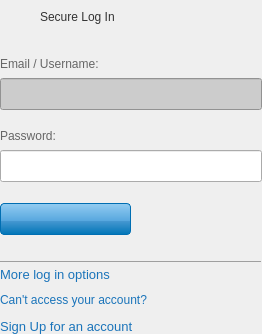
     <widget class="QWidget" name="loginPage">
      <property name="minimumSize">
       <size>
        <width>262</width>
        <height>0</height>
       </size>
      </property>
      <property name="maximumSize">
       <size>
        <width>262</width>
        <height>16777215</height>
       </size>
      </property>
      <layout class="QVBoxLayout" name="verticalLayout_2">
       <property name="spacing">
        <number>0</number>
       </property>
       <property name="margin">
        <number>0</number>
       </property>
       <item>
        <widget class="QWidget" name="loginWidget" native="true">
         <property name="sizePolicy">
          <sizepolicy hsizetype="Preferred" vsizetype="Fixed">
           <horstretch>0</horstretch>
           <verstretch>2</verstretch>
          </sizepolicy>
         </property>
         <property name="minimumSize">
          <size>
           <width>262</width>
           <height>266</height>
          </size>
         </property>
         <property name="maximumSize">
          <size>
           <width>262</width>
           <height>266</height>
          </size>
         </property>
         <layout class="QVBoxLayout" name="verticalLayout_7">
          <property name="spacing">
           <number>0</number>
          </property>
          <property name="margin">
           <number>0</number>
          </property>
          <item>
           <widget class="QWidget" name="horizontalWidget" native="true">
            <property name="minimumSize">
             <size>
              <width>0</width>
              <height>32</height>
             </size>
            </property>
            <property name="maximumSize">
             <size>
              <width>16777215</width>
              <height>32</height>
             </size>
            </property>
            <layout class="QHBoxLayout" name="horizontalLayout">
             <property name="spacing">
              <number>0</number>
             </property>
             <property name="margin">
              <number>0</number>
             </property>
             <item>
              <widget class="QLabel" name="label_8">
               <property name="minimumSize">
                <size>
                 <width>32</width>
                 <height>32</height>
                </size>
               </property>
               <property name="maximumSize">
                <size>
                 <width>32</width>
                 <height>32</height>
                </size>
               </property>
               <property name="text">
                <string/>
               </property>
               <property name="pixmap">
                <pixmap resource="resources.qrc">:/res/32x32_box-logo.png</pixmap>
               </property>
              </widget>
             </item>
             <item>
              <spacer name="horizontalSpacer_4">
               <property name="orientation">
                <enum>Qt::Horizontal</enum>
               </property>
               <property name="sizeType">
                <enum>QSizePolicy::Fixed</enum>
               </property>
               <property name="sizeHint" stdset="0">
                <size>
                 <width>8</width>
                 <height>8</height>
                </size>
               </property>
              </spacer>
             </item>
             <item>
              <widget class="QLabel" name="label">
               <property name="styleSheet">
                <string notr="true">font: bold 15pt &quot;Arial&quot;;
color: #333333</string>
               </property>
               <property name="text">
                <string>Secure Log In</string>
               </property>
               <property name="alignment">
                <set>Qt::AlignLeading|Qt::AlignLeft|Qt::AlignVCenter</set>
               </property>
              </widget>
             </item>
            </layout>
           </widget>
          </item>
          <item>
           <spacer name="verticalSpacer">
            <property name="orientation">
             <enum>Qt::Vertical</enum>
            </property>
            <property name="sizeType">
             <enum>QSizePolicy::Fixed</enum>
            </property>
            <property name="sizeHint" stdset="0">
             <size>
              <width>25</width>
              <height>25</height>
             </size>
            </property>
           </spacer>
          </item>
          <item>
           <widget class="QLabel" name="labelUserName">
            <property name="sizePolicy">
             <sizepolicy hsizetype="Expanding" vsizetype="Preferred">
              <horstretch>0</horstretch>
              <verstretch>0</verstretch>
             </sizepolicy>
            </property>
            <property name="minimumSize">
             <size>
              <width>0</width>
              <height>10</height>
             </size>
            </property>
            <property name="maximumSize">
             <size>
              <width>16777215</width>
              <height>10</height>
             </size>
            </property>
            <property name="styleSheet">
             <string notr="true">font: bold 10pt &quot;Arial&quot;;
color: #666</string>
            </property>
            <property name="text">
             <string>Email / Username:</string>
            </property>
           </widget>
          </item>
          <item>
           <spacer name="verticalSpacer_3">
            <property name="orientation">
             <enum>Qt::Vertical</enum>
            </property>
            <property name="sizeType">
             <enum>QSizePolicy::Fixed</enum>
            </property>
            <property name="sizeHint" stdset="0">
             <size>
              <width>8</width>
              <height>8</height>
             </size>
            </property>
           </spacer>
          </item>
          <item>
           <widget class="TextInputWidget" name="userNameLineEdit">
            <property name="minimumSize">
             <size>
              <width>0</width>
              <height>32</height>
             </size>
            </property>
            <property name="maximumSize">
             <size>
              <width>16777215</width>
              <height>32</height>
             </size>
            </property>
            <property name="styleSheet">
             <string notr="true">* { 
font: bold 10pt &quot;Arial&quot;;
background-color: #CCCCCC;
color: #666
}</string>
            </property>
           </widget>
          </item>
          <item>
           <spacer name="verticalSpacer_4">
            <property name="orientation">
             <enum>Qt::Vertical</enum>
            </property>
            <property name="sizeType">
             <enum>QSizePolicy::Fixed</enum>
            </property>
            <property name="sizeHint" stdset="0">
             <size>
              <width>20</width>
              <height>20</height>
             </size>
            </property>
           </spacer>
          </item>
          <item>
           <widget class="QLabel" name="labelPassword">
            <property name="sizePolicy">
             <sizepolicy hsizetype="Expanding" vsizetype="Preferred">
              <horstretch>0</horstretch>
              <verstretch>0</verstretch>
             </sizepolicy>
            </property>
            <property name="minimumSize">
             <size>
              <width>0</width>
              <height>10</height>
             </size>
            </property>
            <property name="maximumSize">
             <size>
              <width>16777215</width>
              <height>10</height>
             </size>
            </property>
            <property name="styleSheet">
             <string notr="true">font: bold 10pt &quot;Arial&quot;;
color: #666</string>
            </property>
            <property name="text">
             <string>Password:</string>
            </property>
           </widget>
          </item>
          <item>
           <spacer name="verticalSpacer_12">
            <property name="orientation">
             <enum>Qt::Vertical</enum>
            </property>
            <property name="sizeType">
             <enum>QSizePolicy::Fixed</enum>
            </property>
            <property name="sizeHint" stdset="0">
             <size>
              <width>8</width>
              <height>8</height>
             </size>
            </property>
           </spacer>
          </item>
          <item>
           <widget class="TextInputWidget" name="passwordLineEdit">
            <property name="minimumSize">
             <size>
              <width>0</width>
              <height>32</height>
             </size>
            </property>
            <property name="maximumSize">
             <size>
              <width>16777215</width>
              <height>32</height>
             </size>
            </property>
            <property name="styleSheet">
             <string notr="true">font: bold 10pt &quot;Arial&quot;;
color: #666</string>
            </property>
            <property name="echoMode">
             <enum>QLineEdit::Password</enum>
            </property>
           </widget>
          </item>
          <item>
           <spacer name="verticalSpacer_13">
            <property name="orientation">
             <enum>Qt::Vertical</enum>
            </property>
            <property name="sizeType">
             <enum>QSizePolicy::Fixed</enum>
            </property>
            <property name="sizeHint" stdset="0">
             <size>
              <width>20</width>
              <height>20</height>
             </size>
            </property>
           </spacer>
          </item>
          <item>
           <widget class="QPushButton" name="loginPushButton">
            <property name="sizePolicy">
             <sizepolicy hsizetype="Expanding" vsizetype="Fixed">
              <horstretch>0</horstretch>
              <verstretch>0</verstretch>
             </sizepolicy>
            </property>
            <property name="minimumSize">
             <size>
              <width>131</width>
              <height>32</height>
             </size>
            </property>
            <property name="maximumSize">
             <size>
              <width>131</width>
              <height>32</height>
             </size>
            </property>
            <property name="styleSheet">
             <string notr="true">* {
color: white;
background-color: QLinearGradient( x1: 0, y1: 0, x2: 0, y2: 1, stop: 0 #93ccf1, stop: 0.55 #58a8df, stop: 0.56 #4798d1, stop: 1 #0075b7);
border: 1px solid #006eb2;
border-radius: 4px;

}

:pressed {
background-color: QLinearGradient( x1: 0, y1: 0, x2: 0, y2: 1, stop: 0 #0086d1, stop: 1 #7cadcc);
}
</string>
            </property>
            <property name="text">
             <string/>
            </property>
            <property name="icon">
             <iconset resource="resources.qrc">
              <normaloff>:/res/40x16_login.png</normaloff>:/res/40x16_login.png</iconset>
            </property>
            <property name="iconSize">
             <size>
              <width>40</width>
              <height>16</height>
             </size>
            </property>
           </widget>
          </item>
          <item>
           <spacer name="verticalSpacer_2">
            <property name="orientation">
             <enum>Qt::Vertical</enum>
            </property>
            <property name="sizeType">
             <enum>QSizePolicy::Fixed</enum>
            </property>
            <property name="sizeHint" stdset="0">
             <size>
              <width>25</width>
              <height>25</height>
             </size>
            </property>
           </spacer>
          </item>
          <item>
           <widget class="QFrame" name="frame">
            <property name="minimumSize">
             <size>
              <width>0</width>
              <height>1</height>
             </size>
            </property>
            <property name="maximumSize">
             <size>
              <width>16777215</width>
              <height>1</height>
             </size>
            </property>
            <property name="frameShape">
             <enum>QFrame::HLine</enum>
            </property>
            <property name="frameShadow">
             <enum>QFrame::Raised</enum>
            </property>
           </widget>
          </item>
         </layout>
        </widget>
       </item>
       <item>
        <widget class="QWidget" name="loginOptionsWidget" native="true">
         <property name="sizePolicy">
          <sizepolicy hsizetype="Preferred" vsizetype="Expanding">
           <horstretch>0</horstretch>
           <verstretch>1</verstretch>
          </sizepolicy>
         </property>
         <property name="minimumSize">
          <size>
           <width>262</width>
           <height>68</height>
          </size>
         </property>
         <property name="maximumSize">
          <size>
           <width>262</width>
           <height>68</height>
          </size>
         </property>
         <property name="styleSheet">
          <string notr="true">.QPushButton {
border: 0px solid black;
color: #1a74ba;
font: 10pt &quot;Arial&quot;;
}</string>
         </property>
         <layout class="QVBoxLayout" name="verticalLayout_6">
          <property name="spacing">
           <number>10</number>
          </property>
          <property name="margin">
           <number>0</number>
          </property>
          <item>
           <layout class="QHBoxLayout" name="horizontalLayout_4">
            <property name="margin">
             <number>0</number>
            </property>
            <item>
             <widget class="QPushButton" name="moreLoginOptionsPushButton">
              <property name="minimumSize">
               <size>
                <width>0</width>
                <height>16</height>
               </size>
              </property>
              <property name="maximumSize">
               <size>
                <width>16777215</width>
                <height>16</height>
               </size>
              </property>
              <property name="font">
               <font>
                <family>Arial</family>
                <pointsize>10</pointsize>
                <weight>50</weight>
                <italic>false</italic>
                <bold>false</bold>
               </font>
              </property>
              <property name="cursor">
               <cursorShape>PointingHandCursor</cursorShape>
              </property>
              <property name="styleSheet">
               <string notr="true"/>
              </property>
              <property name="text">
               <string>More log in options</string>
              </property>
              <property name="icon">
               <iconset resource="resources.qrc">
                <normaloff>:/res/16x16_icon_sso.png</normaloff>:/res/16x16_icon_sso.png</iconset>
              </property>
             </widget>
            </item>
            <item>
             <spacer name="horizontalSpacer">
              <property name="orientation">
               <enum>Qt::Horizontal</enum>
              </property>
              <property name="sizeHint" stdset="0">
               <size>
                <width>40</width>
                <height>20</height>
               </size>
              </property>
             </spacer>
            </item>
           </layout>
          </item>
          <item>
           <layout class="QHBoxLayout" name="horizontalLayout_5">
            <item>
             <widget class="QPushButton" name="pushButton">
              <property name="minimumSize">
               <size>
                <width>0</width>
                <height>16</height>
               </size>
              </property>
              <property name="maximumSize">
               <size>
                <width>16777215</width>
                <height>16</height>
               </size>
              </property>
              <property name="cursor">
               <cursorShape>PointingHandCursor</cursorShape>
              </property>
              <property name="text">
               <string>Can't access your account?</string>
              </property>
              <property name="icon">
               <iconset resource="resources.qrc">
                <normaloff>:/res/16x16_icon_help.png</normaloff>:/res/16x16_icon_help.png</iconset>
              </property>
             </widget>
            </item>
            <item>
             <spacer name="horizontalSpacer_2">
              <property name="orientation">
               <enum>Qt::Horizontal</enum>
              </property>
              <property name="sizeHint" stdset="0">
               <size>
                <width>40</width>
                <height>20</height>
               </size>
              </property>
             </spacer>
            </item>
           </layout>
          </item>
          <item>
           <layout class="QHBoxLayout" name="horizontalLayout_6">
            <item>
             <widget class="QPushButton" name="signPushButton_2">
              <property name="minimumSize">
               <size>
                <width>0</width>
                <height>16</height>
               </size>
              </property>
              <property name="maximumSize">
               <size>
                <width>16777215</width>
                <height>16</height>
               </size>
              </property>
              <property name="font">
               <font>
                <family>Arial</family>
                <pointsize>10</pointsize>
                <weight>50</weight>
                <italic>false</italic>
                <bold>false</bold>
               </font>
              </property>
              <property name="cursor">
               <cursorShape>PointingHandCursor</cursorShape>
              </property>
              <property name="styleSheet">
               <string notr="true"/>
              </property>
              <property name="text">
               <string>Sign Up for an account </string>
              </property>
              <property name="icon">
               <iconset resource="resources.qrc">
                <normaloff>:/res/16x16_icon_arrow.png</normaloff>:/res/16x16_icon_arrow.png</iconset>
              </property>
             </widget>
            </item>
            <item>
             <spacer name="horizontalSpacer_3">
              <property name="orientation">
               <enum>Qt::Horizontal</enum>
              </property>
              <property name="sizeHint" stdset="0">
               <size>
                <width>40</width>
                <height>20</height>
               </size>
              </property>
             </spacer>
            </item>
           </layout>
          </item>
         </layout>
        </widget>
       </item>
      </layout>
     </widget>
